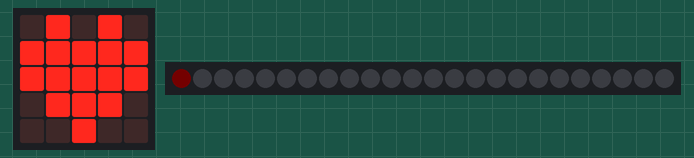
Bench run of a program on a simulated BBC micro:bit running MicroPython. On the bench: the board's 5×5 LED display, 24 RGB LEDs in strip order, left to right. Dim RGB values are drawn brighter than linear.

Above: at 0.05 s.
At 1.06 s:
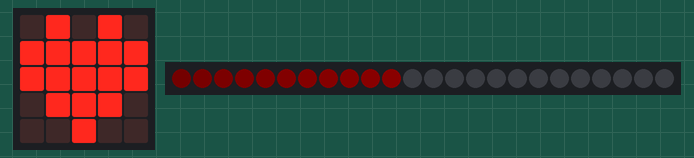
At 2.17 s:
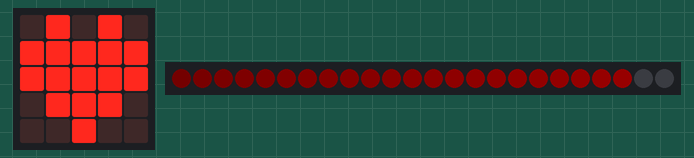
At 5.4 s:
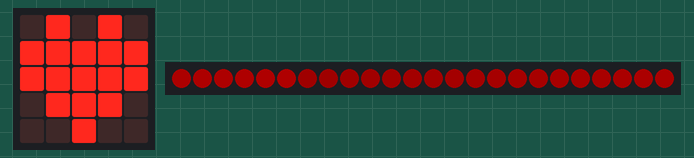
At 19.94 s:
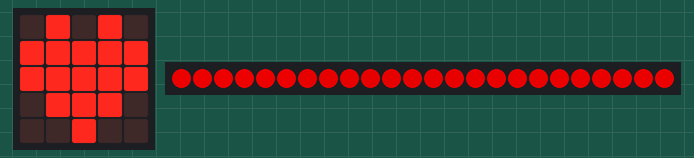
At 39.94 s:
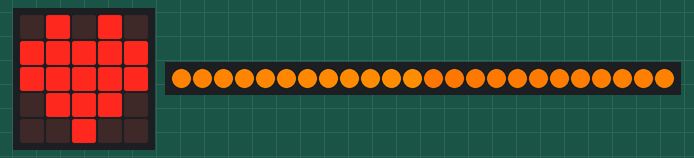

The program:

neopixel_ring_test.py
```python
from microbit import *
import neopixel
import random

np = neopixel.NeoPixel(pin2, 24)

i = 0
class Colors():
	def __init__(self):
		self.r = 0
		self.g = 0
		self.b = 0

	def color(self):
		return (self.r, self.g, self.b)

	def __iter__(self):
	    while True:
    		while self.r < 255:		# add red
    			self.r += 1
    			yield self.color()
    		while self.b > 0:		# remove blue
    			self.b -= 1
    			yield self.color()
    		while self.g < 255:		# add green
    			self.g += 1
    			yield self.color()
    		while self.r > 0:		# remove red
    			self.r -= 1
    			yield self.color()
    		while self.b < 255:		# add blue
    			self.b += 1
    			yield self.color()
    		while self.g > 0:		# remove green
    			self.g -= 1
    			yield self.color()

colors = Colors()
display.show(Image.HEART)
while True:
    for c in colors:
        np[i] = c
        np.show()
        i += 1
    	if i > 23:
    		i = 0
    	sleep(100)
    	#np.clear()
```
